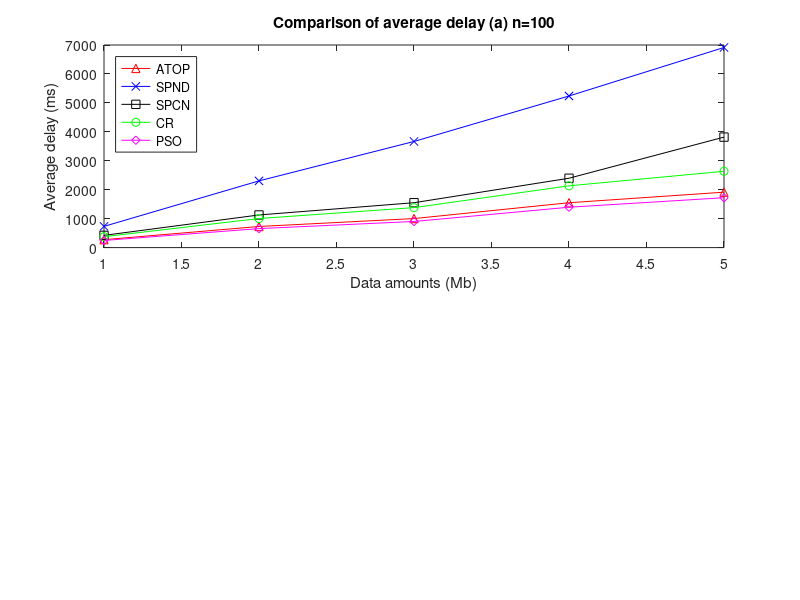

Here is the MATLAB script that generated this plot: (Note: this script raises an error after producing the figure.)
function res

load val;

atd_atop = (atd_atop - atd_atop.*0.10)+((atd_atop + atd_atop.*0.10)-(atd_atop - atd_atop.*0.10)).*rand;
atd_cr = (atd_cr - atd_cr.*0.10)+((atd_cr + atd_cr.*0.10)-(atd_cr - atd_cr.*0.10)).*rand;
atd_spcn = (atd_spcn - atd_spcn.*0.10)+((atd_spcn + atd_spcn.*0.10)-(atd_spcn - atd_spcn.*0.10)).*rand;
atd_spnd = (atd_spnd - atd_spnd.*0.10)+((atd_spnd + atd_spnd.*0.10)-(atd_spnd - atd_spnd.*0.10)).*rand;
atd_pso = (atd_atop - atd_atop.*0.10)+((atd_atop - atd_atop.*0.10)-(atd_atop - atd_atop.*0.10)).*rand;

figure

subplot(2,2,1:2)
plot(atd_atop(1,:),'r^-')
hold on
plot(atd_spnd(1,:),'bx-')
plot(atd_spcn(1,:),'ks-')
plot(atd_cr(1,:),'go-')
plot(atd_pso(1,:),'md-')
hold off
legend('ATOP','SPND','SPCN','CR','PSO','Location','northwest')
title('Comparison of average delay (a) n=100');
xlabel('Data amounts (Mb)')
ylabel('Average delay (ms)')
x=[1 1.5 2 2.5 3 3.5 4 4.5 5];
ax = gca;
set(gca,'XTick',x)
ax.XAxis.TickLabel = {'100','200','300','400','500','600','700','800','900'};

subplot(2,2,3:4)
plot(atd_atop(2,:),'r^-')
hold on
plot(atd_spnd(2,:),'bx-')
plot(atd_spcn(2,:),'ks-')
plot(atd_cr(2,:),'go-')
plot(atd_pso(2,:),'md-')
hold off
legend('ATOP','SPND','SPCN','CR','PSO','Location','northwest')
title ('Comparison of average delay (a) n=200');
xlabel('Data amounts (Mb)')
ylabel('Average delay (ms)')
x=[1 1.5 2 2.5 3 3.5 4 4.5 5];
ax = gca;
set(gca,'XTick',x)
ax.XAxis.TickLabel = {'100','200','300','400','500','600','700','800','900'};


pdd_plot = (pdd_plot - pdd_plot.*0.10)+((pdd_plot + pdd_plot.*0.10)-(pdd_plot - pdd_plot.*0.10)).*rand;
pdd_bar = (pdd_bar - pdd_bar.*0.10)+((pdd_bar + pdd_bar.*0.10)-(pdd_bar - pdd_bar.*0.10)).*rand;

pdd_plot(5,:)=pdd_plot(1,:) + (pdd_plot(1,:).*(0.10+rand));

figure

subplot(2,2,1:2)
plot(pdd_plot(1,:),'ro-')
hold on
plot(pdd_plot(2,:),'bs-')
plot(pdd_plot(3,:),'kx-')
plot(pdd_plot(4,:),'gd-')
plot(pdd_plot(5,:),'md-')
hold off
title('Comparison of average PDD (a) PDD in different data amount')
xlabel('Deadline (ms)')
ylabel('Path difference degree')
legend('ATOP','SPND','SPDN','CR','PSO','Location','northwest')

subplot(2,2,3:4)
bar(pdd_bar)
legend('50','100','150','200','Orientation','horizontal')
title('Comparison of average PDD (b) PDD in different ND number')
xlabel('Different method')
ylabel('Path difference degree')
x=[1 2 3];
ax = gca;
set(gca,'XTick',x)
ax.XAxis.TickLabel = {'ATOP','SPCN','CR'};

gp_bar = (gp_bar - gp_bar.*0.10)+((gp_bar + gp_bar.*0.10)-(gp_bar - gp_bar.*0.10)).*rand;
gp_bar(:,5)= gp_bar(:,1) + (gp_bar(:,1) + rand);
gp = (gp - gp.*0.10)+((gp + gp.*0.10)-(gp - gp.*0.10)).*rand;
gp(5,:)= gp(1,:) + (gp(1,:)*0.10);
        
figure

subplot(2,2,1:2)
bar(gp_bar)
legend('ATOP','SPND','SPCN','CR','PSO','Orientation','horizontal')
x=[1 2 3];
ax = gca;
set(gca,'XTick',x)
ax.XAxis.TickLabel = {'I','II','III'};
title('Comparison of goodput performance (a) Goodput for different deadlines')
xlabel('Deadline index')
ylabel('Goodput')

subplot(2,2,3:4)
plot(gp(1,:),'^-')
hold on
plot(gp(2,:),'x-')
plot(gp(3,:),'s-')
plot(gp(4,:),'o-')
plot(gp(5,:),'d-')
title('Comparison of goodput performance (b) Goodput for different methods')
xlabel('Deadline index')
ylabel('Goodput')
legend('ATOP','SPND','SPCN','CR','PSO')

tp = (tp - tp.*0.10)+((tp + tp.*0.10)-(tp - tp.*0.10)).*rand;
tp(5,:) = tp(1,:) + (tp(1,:).*0.10);
ad = (ad - ad.*0.10)+((ad + ad.*0.10)-(ad - ad.*0.10)).*rand;

figure

subplot(2,2,1:2)
plot(tp(1,:),'s-')
hold on
plot(tp(2,:),'x-')
plot(tp(3,:),'^-')
plot(tp(4,:),'*-')
plot(tp(5,:),'d-')
hold off
legend('ATOP','CR','SPCN','SPND','PSO')
title('Comparison of throughput and CODT in different levels (a) Results of throughput')
xlabel('Data amount (Mb)')
ylabel('Throughput (10Mbps)')
x=[1 2 3 4 5];
ax = gca;
set(gca,'XTick',x)
ax.XAxis.TickLabel = {'100','300','500','700','900'};

subplot(2,2,3:4) 
bar(ad)
legend('EIIoT','CCS')
title('Comparison of throughput and CODT in different levels (b) DLTS in diffent method')
xlabel('Data amount (Mb)')
ylabel('Average delay (s)')
x=[1 2 3];
ax = gca;
set(gca,'XTick',x)
ax.XAxis.TickLabel = {'1000','2000','3000'};